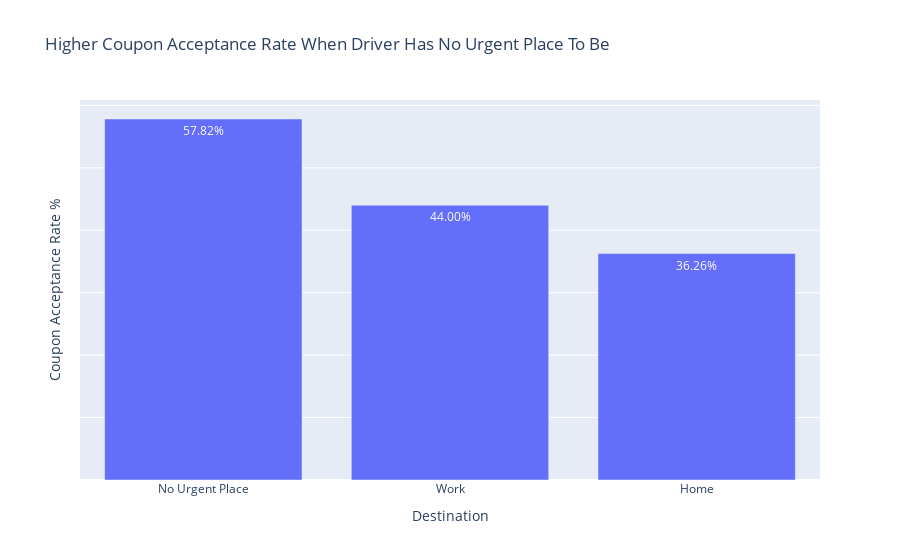

Notebook code for this chart:
### Code cell
destination_rates = df_coffee.groupby('destination')['Y'].mean().round(4).sort_values(ascending = False)
fig = px.bar(destination_rates, text_auto = '.2%', labels = {'value':'Coupon Acceptance Rate %', 'destination':'Destination'}, title = 'Higher Coupon Acceptance Rate When Driver Has No Urgent Place To Be')
fig.layout.update(showlegend = False)
fig.update_yaxes(showticklabels = False)
fig.show()

### Figure 1 — Plotly figure (JSON) as saved in the notebook; plotly's stock layout.template omitted (floating-point values rounded to 4 significant figures)
{"data": [{"alignmentgroup": "True", "hovertemplate": "variable=Y<br>Destination=%{x}<br>Coupon Acceptance Rate %=%{y}<extra></extra>", "legendgroup": "Y", "marker": {"color": "#636efa", "pattern": {"shape": ""}}, "name": "Y", "offsetgroup": "Y", "orientation": "v", "showlegend": true, "textposition": "auto", "texttemplate": "%{y:.2%}", "type": "bar", "x": ["No Urgent Place", "Work", "Home"], "xaxis": "x", "y": [0.5782, 0.44, 0.3626], "yaxis": "y"}], "layout": {"autosize": true, "barmode": "relative", "legend": {"title": {"text": "variable"}, "tracegroupgap": 0}, "showlegend": false, "title": {"text": "Higher Coupon Acceptance Rate When Driver Has No Urgent Place To Be"}, "xaxis": {"anchor": "y", "autorange": true, "domain": [0, 1], "range": [-0.5, 2.5], "title": {"text": "Destination"}, "type": "category"}, "yaxis": {"anchor": "x", "autorange": true, "domain": [0, 1], "range": [0, 0.6086], "showticklabels": false, "title": {"text": "Coupon Acceptance Rate %"}, "type": "linear"}}}
